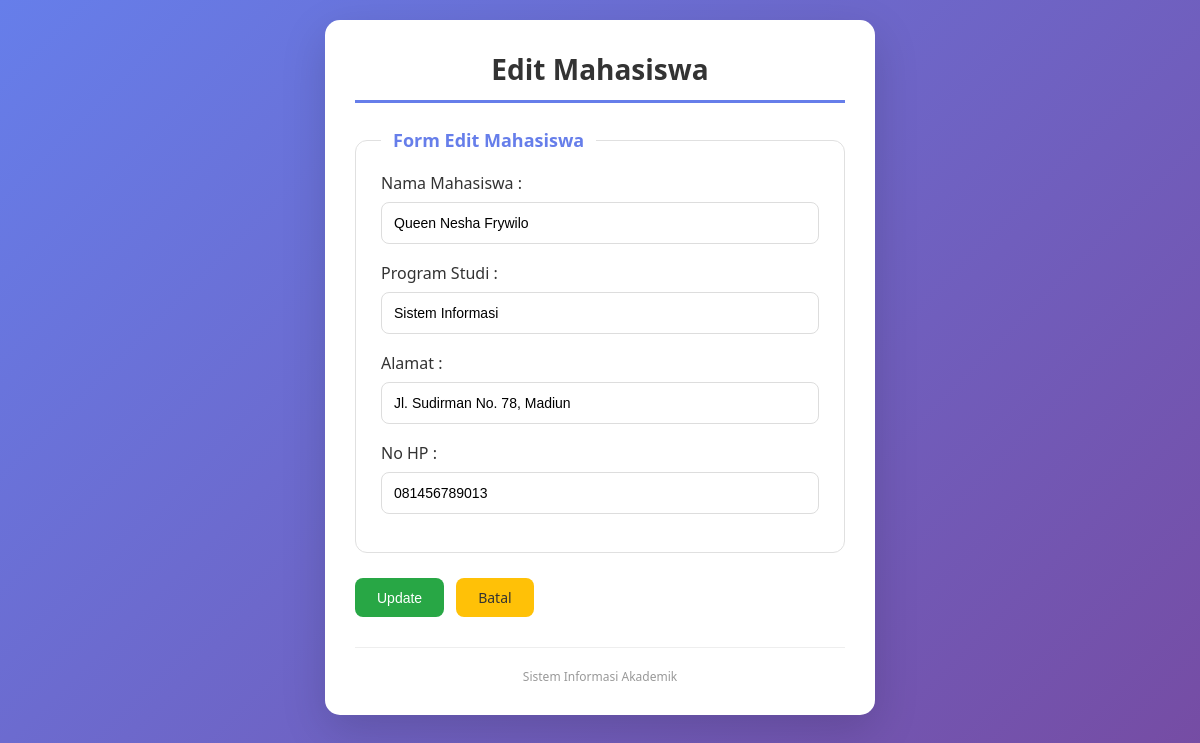
The page /Mahasiswa/editmahasiswa.php?id=2023001003 on the database its author committed.
### tables this page shows
CREATE TABLE IF NOT EXISTS t_mahasiswa (
    npm INT(11) NOT NULL,
    namaMhs VARCHAR(50) NOT NULL,
    prodi VARCHAR(25) NOT NULL,
    alamat VARCHAR(70) NOT NULL,
    noHP VARCHAR(25) NOT NULL,
    PRIMARY KEY (npm)
);

### Mahasiswa/editmahasiswa.php (the view, shortened to what this page needs)
<?php
include "../koneksi.php";
$id = isset($_GET['id']) ? mysqli_real_escape_string($link, $_GET['id']) : 0;
$query = "SELECT * FROM t_mahasiswa WHERE npm = '$id'";
$result = mysqli_query($link, $query);
$data = mysqli_fetch_assoc($result);
?>
<!DOCTYPE html>
<html lang="id">
<head>
    <link rel="stylesheet" href="../style.css">
</head>
<body>
    <div class="container-form">
        <h1>Edit Mahasiswa</h1>
        <form action="update.php" method="post">
            <fieldset>
                <legend>Form Edit Mahasiswa</legend>
                <label>Nama Mahasiswa :</label>
                <input type="text" name="namaMhs" value="<?php echo htmlspecialchars($data['namaMhs']); ?>" required>
                <label>Program Studi :</label>
                <input type="text" name="prodi" value="<?php echo htmlspecialchars($data['prodi']); ?>" required>
                <label>Alamat :</label>
                <input type="text" name="alamat" value="<?php echo htmlspecialchars($data['alamat']); ?>" required>
                <label>No HP :</label>
                <input type="text" name="noHP" value="<?php echo htmlspecialchars($data['noHP']); ?>">
            </fieldset>
            <div style="display: flex; gap: 12px;">
                <button type="submit" name="submit" class="btn btn-add">Update</button>
                <a href="index.php" class="btn btn-edit">Batal</a>
            </div>
        </form>
        <div class="footer"><p>Sistem Informasi Akademik</p></div>
    </div>
</body>
</html>

### style.css (style rules this page uses)
* { margin: 0; padding: 0; box-sizing: border-box; }
body { font-family: 'Segoe UI', Tahoma, Geneva, Verdana, sans-serif; background: linear-gradient(135deg, #667eea 0%, #764ba2 100%); min-height: 100vh; padding: 20px; }
.container-form { max-width: 550px; margin: 0 auto; background: white; border-radius: 15px; padding: 30px; box-shadow: 0 15px 45px rgba(0,0,0,0.15); }
h1 { text-align: center; color: #333; margin-bottom: 25px; font-size: 28px; border-bottom: 3px solid #667eea; padding-bottom: 12px; }
fieldset { border: 1px solid #e0e0e0; border-radius: 12px; padding: 20px 25px; margin-bottom: 25px; }
legend { padding: 0 12px; font-weight: bold; color: #667eea; font-size: 18px; }
label { display: block; margin-bottom: 8px; font-weight: 500; color: #333; }
input[type="text"], input[type="number"], input[type="email"] { width: 100%; padding: 12px; margin-bottom: 18px; border: 1px solid #ddd; border-radius: 8px; font-size: 14px; }
.btn { display: inline-block; padding: 10px 22px; border: none; border-radius: 8px; cursor: pointer; font-size: 14px; font-weight: 500; text-decoration: none; transition: all 0.3s; }
.btn-add { background: #28a745; color: white; }
.btn-edit { background: #ffc107; color: #333; }
.footer { text-align: center; margin-top: 30px; padding-top: 20px; border-top: 1px solid #eee; color: #999; font-size: 12px; }

### rows shown on the page
t_mahasiswa: namaMhs "Queen Nesha Frywilo", prodi "Sistem Informasi", alamat "Jl. Sudirman No. 78, Madiun", noHP "081456789013"
